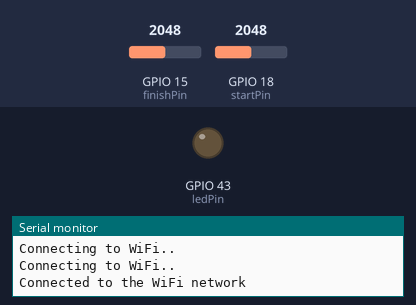
A sketch run on a simulated ESP32. On the bench: output pins drawn as LEDs (lit = HIGH), the last lines printed to the serial monitor. The inputs (shaded band) are chosen by the test bench; at power-on: GPIO 18 (startPin) = 2048, GPIO 15 (finishPin) = 2048. WiFi joins after 1.5 s; servers stay silent unless stated; uploads are accepted with an empty reply.

Above: at 3.2 s.
3.3 s: GPIO 18 (startPin) set to 1460
5.0 s: GPIO 15 (finishPin) set to 1566
6.5 s: GPIO 15 (finishPin) set to 1468
At 7.8 s:
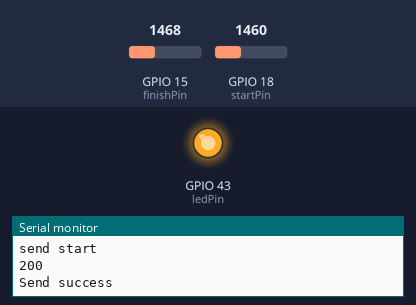
8.1 s: GPIO 15 (finishPin) set to 1540
At 8.6 s:
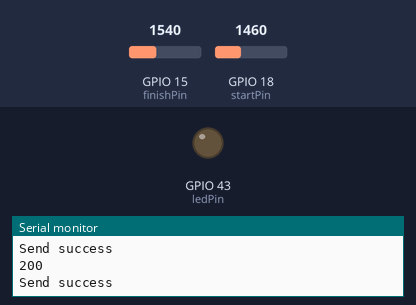
Timing chart, 0 to 10.6 s (numbered marks = the images above; inputs shaded):
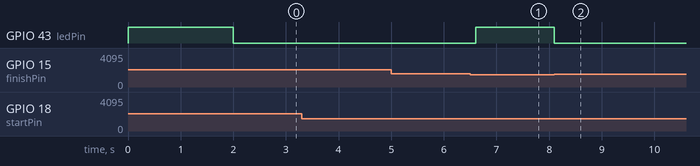

The sketch:

Sensor.ino
```cpp
#include <WiFi.h>
#include <HTTPClient.h>
#include <ArduinoJson.h>
#include <HttpClient.h>

#define SENSOR_THRESHOLD 1500

const char* ssid = "your_id";
const char* password =  "your_password";                 // wifi 비번
const String serverName = "http://copytixe.iptime.org:8080/climbing/";  // 웹서버주소
int value;
int sensor_number = 1;   // 기기 번호
int finish_sensor_number = 2;
int analog = 2;

const int startPin = 18;
const int finishPin = 15;
const int ledPin = 43;    // the number of the LED pin

int ledState = 0;
bool startState = false;
bool finishState = false;

bool isStarting = false;
bool isFinishing = false;

void sendStart();
void sendSuccess();
bool sense(int senseNo);

void setup() {
  // put your setup code here, to run once:
  Serial.begin(115200);
  Serial.println("Start");

  pinMode(ledPin, OUTPUT);
  pinMode(startPin, INPUT_PULLUP);
  pinMode(finishPin, INPUT_PULLUP);

  //led on until wifi connection finish
  digitalWrite(ledPin, HIGH);

  WiFi.begin(ssid, password);
  while (WiFi.status() != WL_CONNECTED) { //Check for the connection
    delay(1000);
    Serial.println("Connecting to WiFi..");
  }


  Serial.println("Connected to the WiFi network");
}

void loop() {
  // put your main code here, to run repeatedly:

  if(WiFi.status()== WL_CONNECTED){
    startState = sense(startPin);
    finishState = sense(finishPin);
    if(startState){
      ledState = 1;
      digitalWrite(ledPin, LOW);    // Turn the RGB LED off
      isStarting = startState;
      while(isStarting){
        isStarting = sense(startPin);
        delay(5);
      }
      sendStart();
    } else if(finishState){
      ledState = 1;
      digitalWrite(ledPin, LOW);    // Turn the RGB LED off
      sendSuccess();
      isFinishing = finishState;
      while(isFinishing){
        isFinishing = sense(finishPin);
        delay(100);
      }
    }
    digitalWrite(ledPin, HIGH);    // Turn the RGB LED off
  }
  else{
    Serial.println("Error in WiFi connection");

    WiFi.begin(ssid, password);
    while (WiFi.status() != WL_CONNECTED) { //Check for the connection
      delay(1000);
      Serial.println("Connecting to WiFi..");
    }
  }
}

void sendStart(){
  HTTPClient http;
  String uri = serverName + String(sensor_number) + "/start";
  http.begin(uri);
  String httpRequestData = "";
  int httpResponseCode = http.POST(httpRequestData);
  if(httpResponseCode>0) {
    String response = http.getString();                       //Get the response to the request
    Serial.println(httpResponseCode);   //Print return code
    Serial.println("send start");       //Print
  } else {
    Serial.print("Error on sending POST: ");
    Serial.println(httpResponseCode);
  }
  http.end();  //Free resources
}
void sendSuccess(){
  HTTPClient http;
  String uri = serverName + String(finish_sensor_number) + "/success";
  http.begin(uri);
  String httpRequestData = "";
  int httpResponseCode = http.PATCH(httpRequestData);
  if(httpResponseCode>0) {
    String response = http.getString();                       //Get the response to the request
    Serial.println(httpResponseCode);   //Print return code
    Serial.println("Send success");
  } else {
    Serial.print("Error on sending POST: ");
    Serial.println(httpResponseCode);
  }
  http.end();  //Free resources
}

bool sense(int sensePin){
  int analogReading = analogRead(sensePin);
  return (analogReading>SENSOR_THRESHOLD);
}
```

Measured:
- the behaviour switches between 1501 and 1500 on GPIO 15 (finishPin) (found by bisection; images 0 and 1)
- after the input at 5.0 s, every drawn part: stays the same
- after the input at 6.5 s, GPIO 43 (ledPin): LOW → HIGH after 0.11 s
- after the input at 8.1 s, GPIO 43 (ledPin): HIGH → LOW at once
